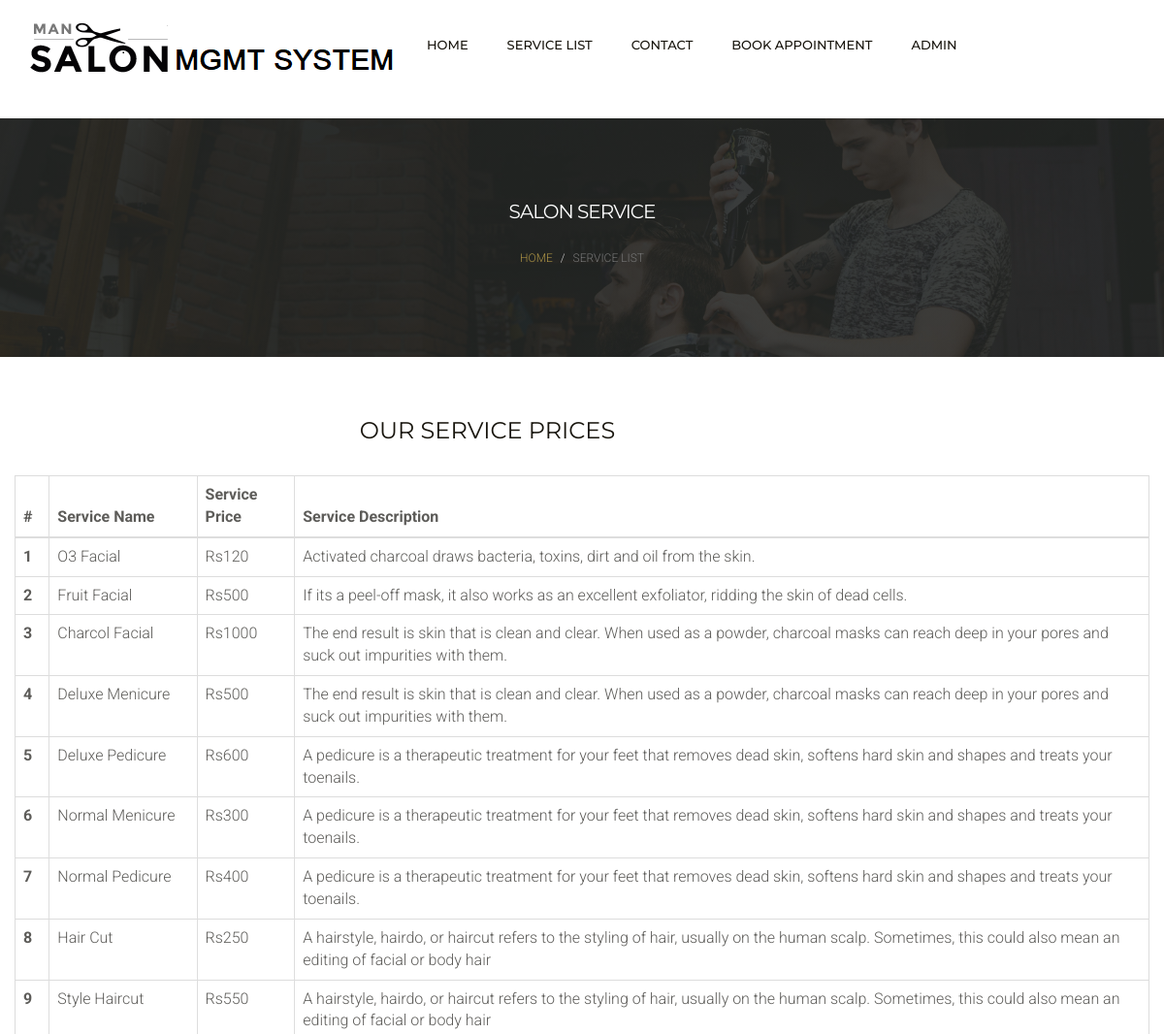
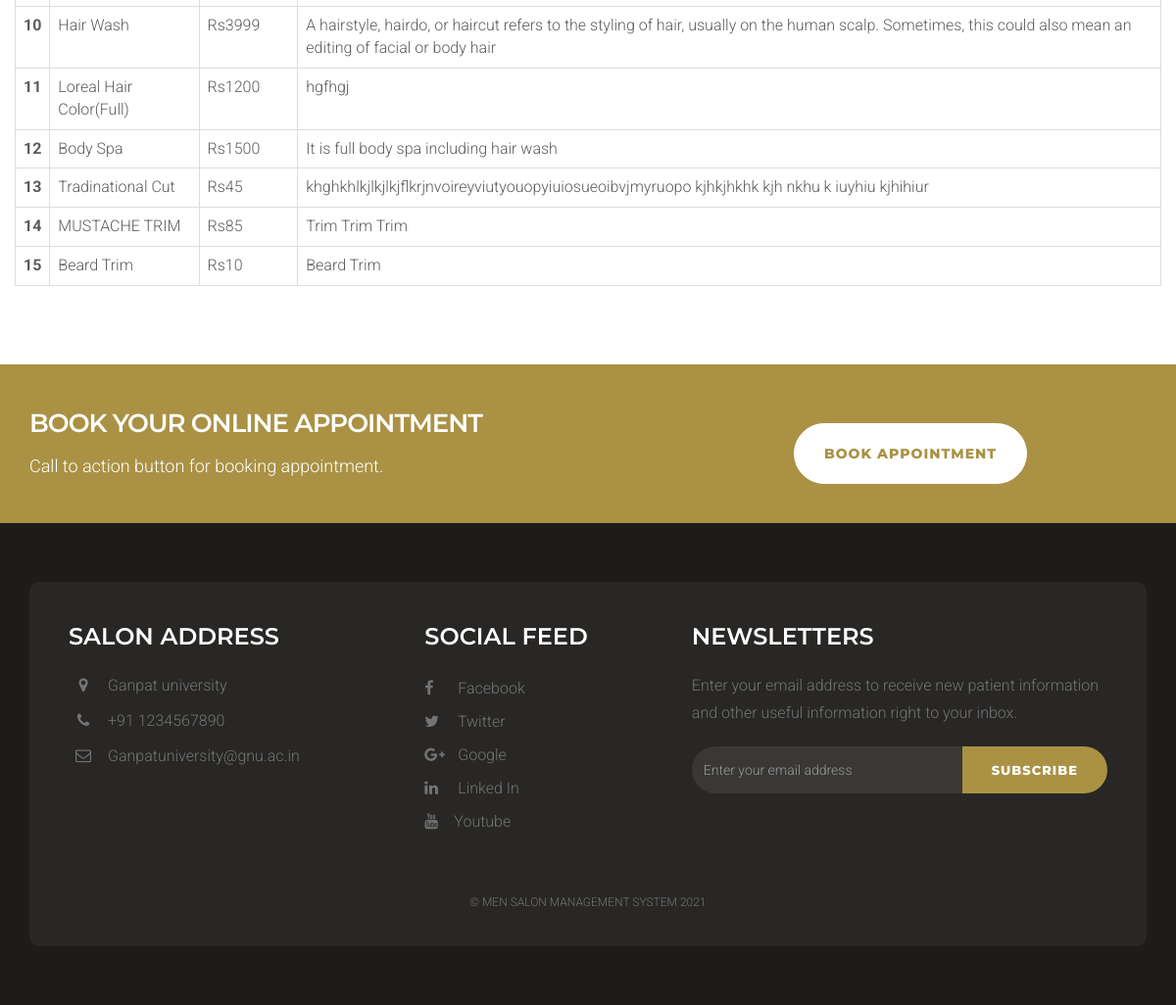
The page /service-list.php on the database its author committed (2 pictures, top to bottom).
### tables this page shows
CREATE TABLE `tblservices` (
  `ID` int(10) NOT NULL,
  `ServiceName` varchar(200) DEFAULT NULL,
  `Description` mediumtext DEFAULT NULL,
  `Cost` int(10) DEFAULT NULL,
  `CreationDate` timestamp NULL DEFAULT current_timestamp()
);

### service-list.php (the view, shortened to what this page needs)
<?php
include('dbconnection.php');
?>
<!DOCTYPE html>
<html lang="en">
<head>
    <link href="css/bootstrap.min.css" rel="stylesheet">
    <link href="css/font-awesome.min.css" rel="stylesheet">
    <link href="css/style.css" rel="stylesheet">
</head>
<body>
    <?php include_once('header.php'); ?>
    <div class="page-header">
        <div class="container">
            <div class="row">
                <div class="col-lg-12 col-md-12 col-sm-12 col-xs-12">
                    <div class="page-caption">
                        <h2 class="page-title">Salon Service</h2>
                        <div class="page-breadcrumb">
                            <ol class="breadcrumb">
                                <li><a href="index.php">Home</a></li>
                                <li class="active">service list</li>
                            </ol>
                        </div>
                    </div>
                </div>
            </div>
        </div>
    </div>
    <div class="content">
        <div class="container">
            <div class="row">
                <div class="col-md-10 heading-section text-center ftco-animate" style="padding-bottom: 20px;">
                    <h2 class="mb-4">Our Service Prices</h2>
                </div>
                <table class="table table-bordered">
                    <thead>
                        <tr>
                            <th>#</th>
                            <th>Service Name</th>
                            <th>Service Price</th>
                            <th>Service Description</th>
                        </tr>
                    </thead>
                    <tbody>
                        <?php
                        $ret = mysqli_query($con, "select *from  tblservices");
                        $cnt = 1;
                        while ($row = mysqli_fetch_array($ret)) {
                            ?>
                            <tr>
                                <th scope="row"><?php echo $cnt; ?></th>
                                <td><?php echo $row['ServiceName']; ?></td>
                                <td>Rs<?php echo $row['Cost']; ?></td>
                                <td><?php echo $row['Description']; ?></td>
                            </tr> <?php
                            $cnt = $cnt + 1;
                        } ?>
                    </tbody>
                </table>
            </div>
        </div>
    </div>
    <div class="space-small bg-primary">
        <div class="container">
            <div class="row">
                <div class="col-lg-8 col-sm-7 col-md-8 col-xs-12">
                    <h1 class="cta-title">Book your online appointment</h1>
                    <p class="cta-text"> Call to action button for booking appointment.</p>
                </div>
                <div class="col-lg-4 col-sm-5 col-md-4 col-xs-12">
                    <a href="appointment.php" class="btn btn-white btn-lg mt20">Book Appointment</a>
                </div>
            </div>
        </div>
    </div>
    <?php include_once('footer.php'); ?>
</body>
</html>

### header.php
<div class="header">
        <div class="container">
            <div class="row">
                <div class="col-lg-4 col-md-4 col-sm-12 col-xs-12">
                    <a href="index.php"><img src="images/logo.png" alt=""></a>
                </div>
                <div class="col-lg-8 col-md-4 col-sm-12 col-xs-12">
                    <div class="navigation">
                        <div id="navigation">
                            <ul>
                                <li class="active"><a href="index.php" title="Home">Home</a></li>
                                <li><a href="service-list.php" title="Service List">Service List</a>
                                </li>
                                <li><a href="contact.php" title="Contact Us">Contact</a> </li>
                                <li><a href="appointment.php" title="Styleguide">Book Appointment</a> </li>
                                <li><a href="admin/index.php" title="Contact Us">Admin</a> </li>
                            </ul>
                        </div>
                    </div>
                </div>
            </div>
        </div>
    </div>

### footer.php (shortened to what this page needs)
<div class="footer">
    <div class="container">
        <div class="footer-block">
            <div class="row">
                <div class="col-lg-4 col-md-4 col-sm-6 col-xs-12">
                    <div class="footer-widget">
                        <h2 class="widget-title">Salon Address</h2>
                        <ul class="listnone contact">
                            <li><i class="fa fa-map-marker"></i> Ganpat university</li>
                            <li><i class="fa fa-phone"></i> +91 1234567890</li>
                            <li><i class="fa fa-envelope-o"></i> Ganpatuniversity@gnu.ac.in</li>
                        </ul>
                    </div>
                </div>
                <div class="col-lg-3 col-md-3 col-sm-6 col-xs-12">
                    <div class="footer-widget footer-social">
                        <h2 class="widget-title">Social Feed</h2>
                        <ul class="listnone">
                            <li>
                                <a href="#"> <i class="fa fa-facebook"></i> Facebook </a>
                            </li>
                            <li><a href="#"><i class="fa fa-twitter"></i> Twitter</a></li>
                            <li><a href="#"><i class="fa fa-google-plus"></i> Google</a></li>
                            <li><a href="#"><i class="fa fa-linkedin"></i> Linked In</a></li>
                            <li>
                                <a href="#"> <i class="fa fa-youtube"></i>Youtube</a>
                            </li>
                        </ul>
                    </div>
                </div>
                <div class="col-lg-5 col-md-5 col-sm-12 col-xs-12">
                    <div class="footer-widget widget-newsletter">
                        <h2 class="widget-title">Newsletters</h2>
                        <p>Enter your email address to receive new patient information and other useful information
                            right to your inbox.</p>
                        <form method="post">
                            <div class="input-group">
                                <input type="text" class="form-control" placeholder="Enter your email address"
                                    name="email">
                                <span class="input-group-btn">
                                    <button class="btn btn-default" type="submit" value="submit"
                                        name="sub">Subscribe</button>
                                </span>
                            </div>
                        </form>
                    </div>
                </div>
            </div>
            <div class="tiny-footer">
                <div class="row">
                    <div class="col-lg-12 col-md-12 col-sm-12 col-xs-12">
                        <div class="copyright-content">
                            <p>© Men Salon Management System 2021</p>
                        </div>
                    </div>
                </div>
            </div>
        </div>
    </div>
</div>

### rows shown on the page
tblservices: ServiceName "O3 Facial", Cost "120", Description "Activated charcoal draws bacteria, toxins, dirt and oil from the skin."
tblservices: ServiceName "Fruit Facial", Cost "500", Description "If its a peel-off mask, it also works as an excellent exfoliator, ridding the skin of dead cells."
tblservices: ServiceName "Charcol Facial", Cost "1000", Description "The end result is skin that is clean and clear. When used as a powder, charcoal masks can reach deep in your pores and suck out impurities with them."
tblservices: ServiceName "Deluxe Menicure", Cost "500", Description "The end result is skin that is clean and clear. When used as a powder, charcoal masks can reach deep in your pores and suck out impurities with them."
tblservices: ServiceName "Deluxe Pedicure", Cost "600", Description "A pedicure is a therapeutic treatment for your feet that removes dead skin, softens hard skin and shapes and treats your toenails."
tblservices: ServiceName "Normal Menicure", Cost "300", Description "A pedicure is a therapeutic treatment for your feet that removes dead skin, softens hard skin and shapes and treats your toenails."
tblservices: ServiceName "Normal Pedicure", Cost "400", Description "A pedicure is a therapeutic treatment for your feet that removes dead skin, softens hard skin and shapes and treats your toenails."
tblservices: ServiceName "Hair Cut", Cost "250", Description "A hairstyle, hairdo, or haircut refers to the styling of hair, usually on the human scalp. Sometimes, this could also mean an editing of facial or body hair"
tblservices: ServiceName "Style Haircut", Cost "550", Description "A hairstyle, hairdo, or haircut refers to the styling of hair, usually on the human scalp. Sometimes, this could also mean an editing of facial or body hair"
tblservices: ServiceName "Hair Wash", Cost "3999", Description "A hairstyle, hairdo, or haircut refers to the styling of hair, usually on the human scalp. Sometimes, this could also mean an editing of facial or body hair"
tblservices: ServiceName "Loreal Hair Color(Full)", Cost "1200", Description "hgfhgj"
tblservices: ServiceName "Body Spa", Cost "1500", Description "It is full body spa including hair wash"
tblservices: ServiceName "Tradinational Cut", Cost "45", Description "khghkhlkjlkjlkjflkrjnvoireyviutyouopyiuiosueoibvjmyruopo kjhkjhkhk kjh nkhu k iuyhiu kjhihiur"
tblservices: ServiceName "MUSTACHE TRIM", Cost "85", Description "Trim Trim Trim"
tblservices: ServiceName "Beard Trim", Cost "10", Description "Beard Trim"
